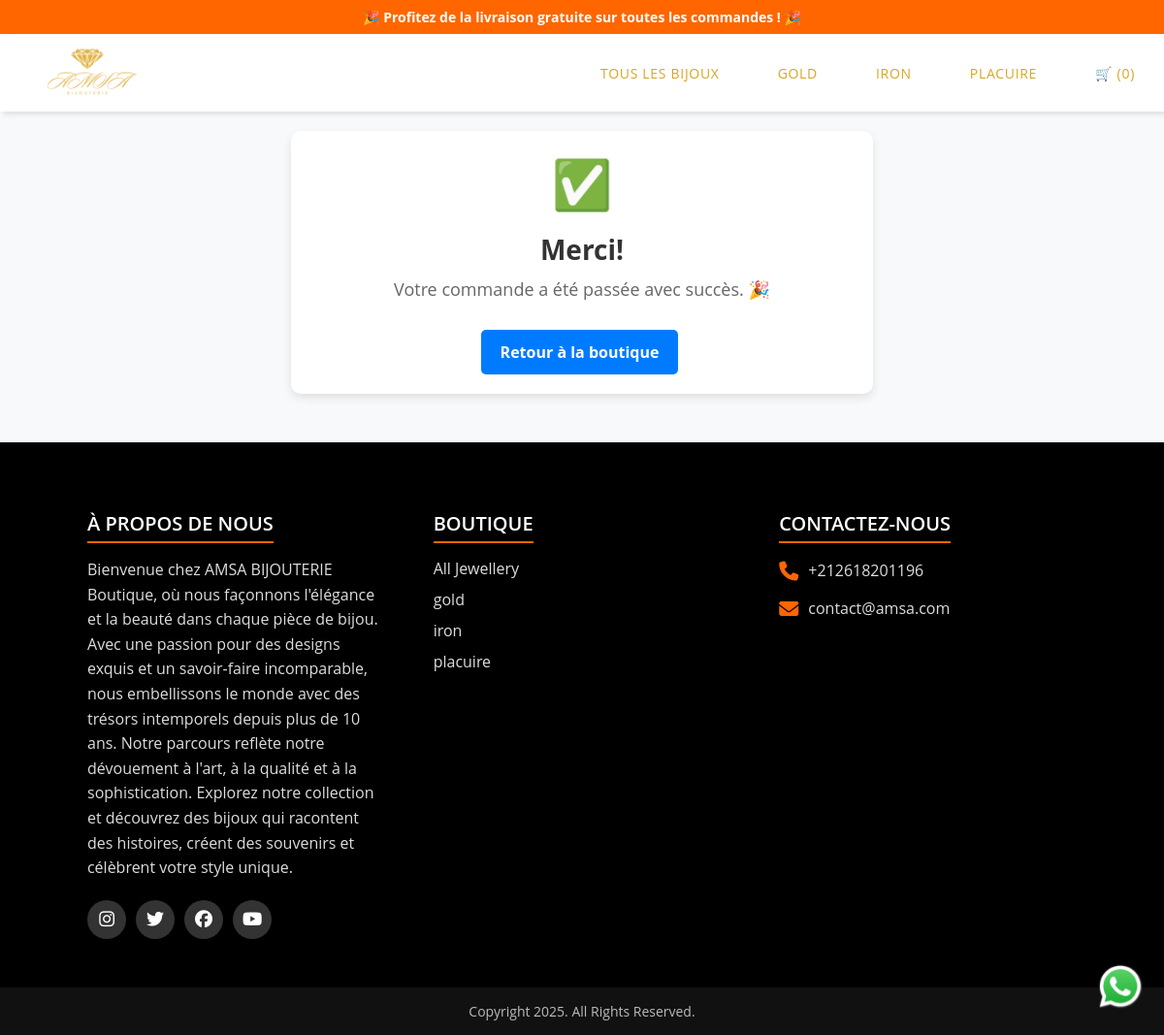
/cart/order-success/, run on the app's committed database.
### products/models.py (models this page shows, shortened)
class Category(models.Model):
    name = models.CharField(max_length=255)
    description = models.TextField(blank=True, null=True)
    image = models.ImageField(upload_to='categories/', blank=True, null=True)

### cart/views.py (the view)
# urls.py: path('order-success/', order_success, name='order_success'),
def order_success(request):
    return render(request, 'cart/order_success.html')

### products/context_processors.py (called while the page is built)
def category_links(request):
    return {'categories': Category.objects.all()}

### templates/cart/order_success.html (shortened to what this page needs)
{% extends 'base.html' %}
{% load static %}
{% block content %}
<div class="success-container" id="pr">
    <div class="success-icon">✅</div>
    <h1 class="success-title">Merci!</h1>
    <p class="success-message">Votre commande a été passée avec succès. 🎉</p>
    <a href="{% url 'product_list' %}" class="btn btn-primary">Retour à la boutique</a>
</div>
{% endblock %}

### templates/partials/navbar.html (shortened to what this page needs)
{% load static %}
<nav class="navbar">
    <ul>
        <li>
            <a href="{% url 'index' %}"><img src="{% static 'images/logo.png' %}" alt="AMSA Logo" /></a>
        </li>
        <li class="hideOnMobile"><a href="{% url 'product_list' %}">Tous les bijoux</a></li>
        {% for category in categories %}
            <li class="hideOnMobile"><a href="{% url 'product_list' %}?category={{ category.id }}">{{ category.name }}</a></li>
        {% endfor %}
        <li class="cart-icon">
            <a href="#" id="toggle-cart">
                🛒 (<span id="cart-count">{{ request.session.cart|length }}</span>)
            </a>
        </li>
    </ul>
</nav>

### templates/partials/footer.html
{% load static %}
<footer>
    <div class="container" style="margin-top: 20px; background-color: black;">
      <div class="sec">
        <h2>À propos de nous</h2>
        <p>
          Bienvenue chez AMSA BIJOUTERIE Boutique, où nous façonnons l'élégance et la beauté dans chaque pièce de bijou.
          Avec une passion pour des designs exquis et un savoir-faire incomparable, nous embellissons le monde avec des trésors intemporels depuis plus de 10 ans.
          Notre parcours reflète notre dévouement à l'art, à la qualité et à la sophistication.
          Explorez notre collection et découvrez des bijoux qui racontent des histoires, créent des souvenirs et célèbrent votre style unique.
        </p>
        <ul class="sci">
          <li>
            <a href="https://www.instagram.com/adeshdatir_99/"><i class="fa-brands fa-instagram"></i></a>
          </li>
          <li>
            <a href="https://twitter.com/adeshdatir"><i class="fa-brands fa-twitter"></i></a>
          </li>
          <li>
            <a href="https://www.facebook.com/adesh.datir.99/"><i class="fa-brands fa-facebook"></i></a>
          </li>
          <li>
            <a href="https://www.youtube.com/channel/UCY2yJpYNDkmM-ivvlpEtsSg/videos"><i class="fa-brands fa-youtube"></i></a>
          </li>
        </ul>
      </div>
      <div class="sec quicklinks">
        <h2>Boutique</h2>
        <ul>
          <li><a href="{% url 'product_list' %}">All Jewellery</a></li>
          {% for category in categories %}
            <li><a href="{% url 'product_list' %}?category={{ category.id }}">{{ category.name }}</a></li>
          {% endfor %}
        </ul>
      </div>
      <div class="sec contact">
        <h2>Contactez-nous</h2>
        <ul class="info">
          <li>
            <span><i class="fa-solid fa-phone"></i></span>
            <p><a href="tel: +919881852058">+212618201196</a></p>
          </li>
          <li>
            <span><i class="fa-solid fa-envelope"></i></span>
            <p>
              <a href="mailto: adeshdatir99@gmail.com"
                >contact@amsa.com</a
              >
            </p>
          </li>
        </ul>
      </div>
    </div>
</footer>
<div class="copyrightText">
    <p>Copyright 2025. All Rights Reserved.</p>
</div>
<div class="whatsapp_float">
    <a href="https://wa.me/+212618201196">
        <img src="{% static 'images/whatsapp.webp' %}" alt="" />
    </a>
</div>

### static/css/style.css (style rules this page uses)
* { margin: 0; padding: 0; box-sizing: border-box; font-family: "Open Sans", "snas-serif"; }
body, html { width: 100%; height: 100%; overflow-x: hidden; }
nav { background-color: white; box-shadow: 3px 3px 5px rgba(0, 0, 0, 0.1); }
nav img { max-width: 120px; }
nav ul { width: 100%; list-style: none; display: flex; justify-content: flex-end; align-items: center; }
nav li { height: 80px; text-transform: uppercase; font-weight: 400; font-size: 14px; letter-spacing: 0.05em; }
nav a { height: 100%; padding: 0 30px; text-decoration: none; display: flex; align-items: center; color: #daa520; }
nav li:first-child { margin-right: auto; }
.container { width: 100%; height: 90vh; background-color: #000; overflow: hidden; }
.btn { display: inline-block; padding: 10px 20px; background: #ff6600; color: white; text-decoration: none; font-size: 1rem; border-radius: 5px; transition: background 0.3s ease; }
footer { position: relative; width: 100%; padding: 40px 80px; background: #000; margin-top: 50px; color: #fff; }
footer .container { display: grid; grid-template-columns: repeat(3, 1fr); gap: 30px; align-items: start; height: auto; }
footer .container .sec { padding: 10px; }
footer .container .sec h2 { font-size: 20px; font-weight: 600; margin-bottom: 15px; text-transform: uppercase; border-bottom: 2px solid #ff6600; display: inline-block; padding-bottom: 5px; }
footer .container .sec p { font-size: 16px; color: #ddd; line-height: 1.6; }
footer .container .sci { display: flex; gap: 10px; margin-top: 20px; }
footer .container .sci li { list-style: none; }
footer .container .sci li a { display: flex; width: 40px; height: 40px; background: #333; border-radius: 50%; align-items: center; justify-content: center; text-decoration: none; transition: background 0.3s ease; }
footer .container .sci li a i { color: #fff; font-size: 18px; }
footer .container .quicklinks ul { padding: 0; }
footer .container .quicklinks ul li { list-style: none; margin-bottom: 10px; }
footer .container .quicklinks ul li a { color: #ddd; text-decoration: none; font-size: 16px; transition: color 0.3s ease; }
footer .container .contact .info li { display: flex; align-items: center; gap: 10px; margin-bottom: 12px; }
footer .container .contact .info li span { font-size: 20px; color: #ff6600; }
footer .container .contact .info li a { color: #ddd; text-decoration: none; font-size: 16px; transition: color 0.3s ease; }
.copyrightText { width: 100%; background: #111; padding: 15px; text-align: center; color: #bbb; font-size: 14px; }
.whatsapp_float { position: fixed; bottom: 20px; right: 20px; z-index: 1000; }
.whatsapp_float img { width: 50px; height: 50px; cursor: pointer; }
#pr { margin-top: 20px; padding: 20px; }

### static/style.css (style rules this page uses)
body { font-family: 'Arial', ecans-serif; margin: 0; padding: 0; background: #f8f9fa; }
.btn { display: inline-block; padding: 12px 20px; margin: 10px 0; font-weight: bold; cursor: pointer; border-radius: 5px; text-decoration: none; transition: background 0.3s; }
.btn-primary { background-color: #007bff; color: white; }
.btn { display: inline-block; padding: 12px 20px; margin: 10px 5px 0 0; border-radius: 5px; text-decoration: none; font-weight: bold; cursor: pointer; transition: 0.3s ease; }
.btn-primary { background: #007bff; color: white; border: none; }
.success-container { max-width: 600px; margin: 50px auto; padding: 30px; background: #fff; text-align: center; border-radius: 10px; box-shadow: 0px 4px 10px rgba(0, 0, 0, 0.1); }
.success-icon { font-size: 50px; color: #28a745; margin-bottom: 15px; }
.success-title { font-size: 28px; color: #333; margin-bottom: 10px; }
.success-message { font-size: 18px; color: #666; margin-bottom: 20px; }

### data on the page
Category: name "GOLD", name "gold"
Category: name "IRON", name "iron"
Category: name "PLACUIRE", name "placuire"

### other printed values
{{ request.session.cart|length }} "0"
